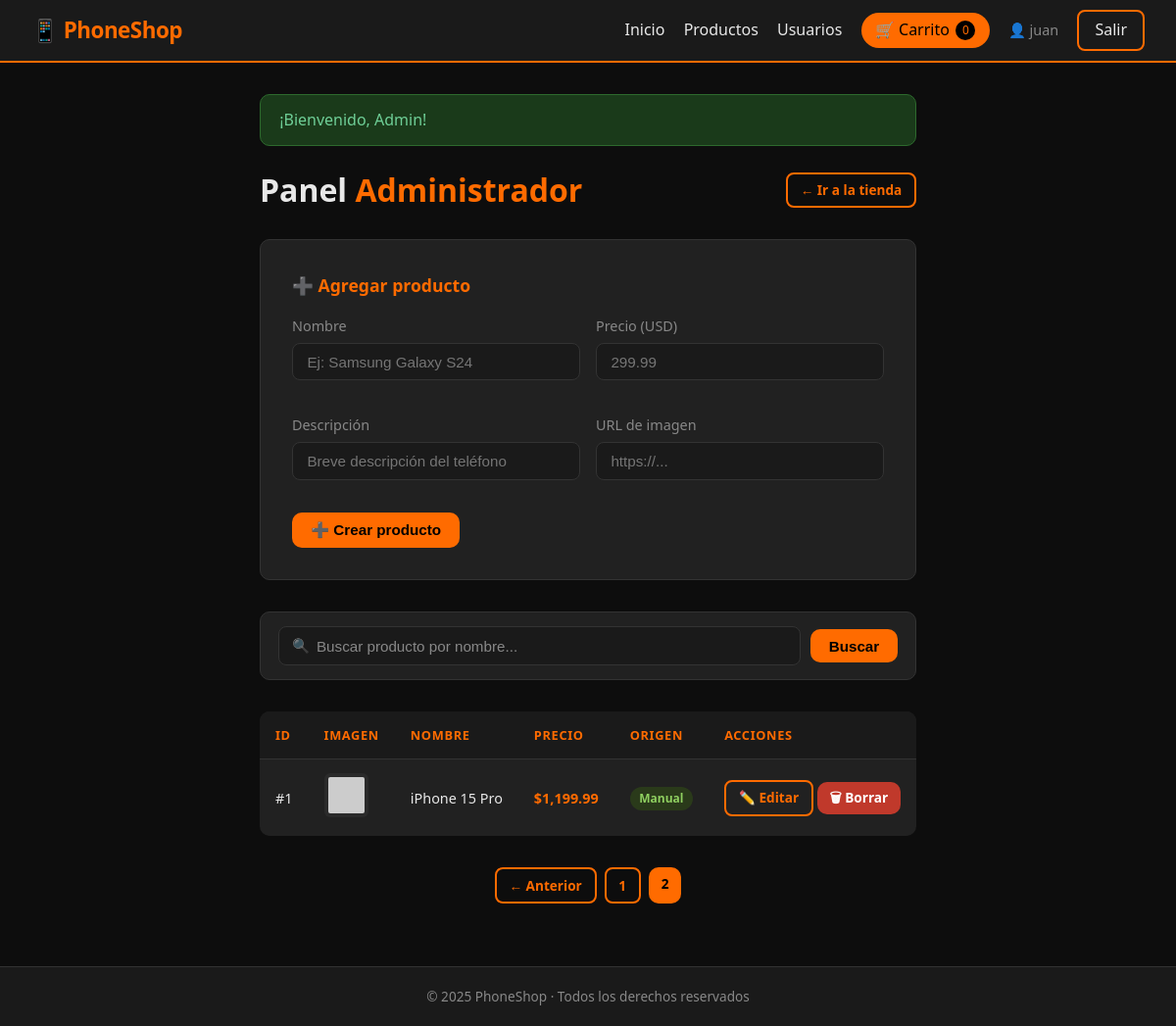
Screenshot of /admin/products.php?page=2 (signed in) with the database file from the repository.
### tables this page shows
CREATE TABLE `products` (
  `id` int(11) NOT NULL,
  `name` varchar(150) NOT NULL,
  `description` text DEFAULT NULL,
  `price` decimal(10,2) NOT NULL,
  `image` varchar(500) DEFAULT NULL,
  `source` enum('api','manual') NOT NULL DEFAULT 'manual',
  `created_at` timestamp NOT NULL DEFAULT current_timestamp()
);

### admin/products.php (the view, shortened to what this page needs)
<?php
require_once '../includes/config.php';
$editProduct = null;
$search = trim($_GET['search'] ?? '');
$perPage = 8;
$page    = max(1, (int)($_GET['page'] ?? 1));
$offset  = ($page - 1) * $perPage;
if ($search !== '') {
    $like = '%' . $search . '%';
    $stmtCount = $db->prepare("SELECT COUNT(*) FROM products WHERE name LIKE ?");
    $stmtCount->execute([$like]);
    $total = $stmtCount->fetchColumn();
    $stmt = $db->prepare("SELECT * FROM products WHERE name LIKE ? ORDER BY id DESC LIMIT ? OFFSET ?");
    $stmt->bindValue(1, $like, PDO::PARAM_STR);
    $stmt->bindValue(2, $perPage, PDO::PARAM_INT);
    $stmt->bindValue(3, $offset, PDO::PARAM_INT);
    $stmt->execute();
    $products = $stmt->fetchAll(PDO::FETCH_ASSOC);
} else {
    $stmt = $db->prepare("SELECT * FROM products ORDER BY id DESC LIMIT ? OFFSET ?");
    $stmt->bindValue(1, $perPage, PDO::PARAM_INT);
    $stmt->bindValue(2, $offset, PDO::PARAM_INT);
    $stmt->execute();
    $products = $stmt->fetchAll(PDO::FETCH_ASSOC);
}
require_once '../includes/pagination.php';
include '../includes/header.php';
?>
<div class="admin-header">
    <h2 class="page-title" style="margin:0">Panel <span>Administrador</span></h2>
    <a href="../index.php" class="btn btn-outline btn-sm">← Ir a la tienda</a>
</div>
<div class="form-card" style="max-width:100%; margin:0 0 2rem 0;">
    <h2 style="text-align:left; font-size:1.1rem; margin-bottom:1rem">
        <?= $editProduct ? '✏️ Editar producto' : '➕ Agregar producto' ?>
    </h2>
    <form method="POST" id="productForm" novalidate style="display:grid; grid-template-columns:1fr 1fr; gap:1rem; align-items:end;">
        <div class="form-group">
            <label>Nombre</label>
            <input type="text" name="name" id="product-name"
                   value="<?= htmlspecialchars($editProduct['name'] ?? '') ?>"
                   placeholder="Ej: Samsung Galaxy S24">
        </div>
        <div class="form-group">
            <label>Precio (USD)</label>
            <input type="number" name="price" id="product-price" step="0.01"
                   value="<?= $editProduct['price'] ?? '' ?>"
                   placeholder="299.99">
        </div>
        <div class="form-group">
            <label>Descripción</label>
            <input type="text" name="description" id="product-description"
                   value="<?= htmlspecialchars($editProduct['description'] ?? '') ?>"
                   placeholder="Breve descripción del teléfono">
        </div>
        <div class="form-group">
            <label>URL de imagen</label>
            <input type="url" name="image" id="product-image"
                   value="<?= htmlspecialchars($editProduct['image'] ?? '') ?>"
                   placeholder="https://...">
        </div>
        <div style="display:flex; gap:.5rem; grid-column:1/-1;">
            <button type="submit" class="btn btn-primary">
                <?= $editProduct ? '💾 Guardar cambios' : '➕ Crear producto' ?>
            </button>
        </div>
    </form>
</div>
<form method="GET" class="search-bar">
    <div class="search-input-wrap">
        <input type="text" name="search" placeholder="Buscar producto por nombre..."
               value="<?= htmlspecialchars($search) ?>">
    </div>
    <button type="submit" class="btn btn-primary">Buscar</button>
</form>
<div class="table-wrap">
    <table>
        <thead>
            <tr>
                <th>ID</th>
                <th>Imagen</th>
                <th>Nombre</th>
                <th>Precio</th>
                <th>Origen</th>
                <th>Acciones</th>
            </tr>
        </thead>
        <tbody>
            <?php if (empty($products)): ?>
                <tr><td colspan="6" style="text-align:center; color:var(--muted)">
                    <?= $search !== '' ? 'No se encontraron productos para "' . htmlspecialchars($search) . '".' : 'Sin productos' ?>
                </td></tr>
            <?php else: ?>
                <?php foreach ($products as $p): ?>
                    <tr>
                        <td>#<?= $p['id'] ?></td>
                        <td>
                            <img src="<?= htmlspecialchars($p['image']) ?>"
                                 style="width:45px;height:45px;object-fit:contain;background:#2a2a2a;border-radius:6px;padding:4px"
                                 onerror="this.src='https://placehold.co/45x45/1a1a1a/888?text=📱'"
                                 alt="">
                        </td>
                        <td><?= htmlspecialchars($p['name']) ?></td>
                        <td style="color:var(--orange); font-weight:700">$<?= number_format($p['price'], 2) ?></td>
                        <td>
                            <?php if ($p['source'] === 'api'): ?>
                                <span class="badge-api">API</span>
                            <?php else: ?>
                                <span class="badge-manual">Manual</span>
                            <?php endif; ?>
                        </td>
                        <td>
                            <a href="products.php?edit=<?= $p['id'] ?>" class="btn btn-outline btn-sm">✏️ Editar</a>
                            <a href="products.php?delete=<?= $p['id'] ?>"
                               class="btn btn-danger btn-sm"
                               onclick="return confirm('¿Eliminar «<?= htmlspecialchars($p['name'], ENT_QUOTES) ?>»?')">
                               🗑 Borrar
                            </a>
                        </td>
                    </tr>
                <?php endforeach; ?>
            <?php endif; ?>
        </tbody>
    </table>
</div>
<?php include '../includes/footer.php'; ?>

### assets/css/style.css (style rules this page uses)
*, *::before, *::after { box-sizing: border-box; margin: 0; padding: 0; }
:root { --orange: #FF6B00; --orange-dim: #cc5500; --black: #0D0D0D; --dark: #1A1A1A; --card-bg: #212121; --border: #333; --text: #E8E8E8; --muted: #888; --radius: 10px; }
body { background: var(--black); color: var(--text); font-family: 'Segoe UI', system-ui, sans-serif; line-height: 1.6; min-height: 100vh; display: flex; flex-direction: column; }
a { color: var(--orange); text-decoration: none; }
.btn { display: inline-block; padding: .55rem 1.2rem; border-radius: var(--radius); border: none; cursor: pointer; font-size: .95rem; font-weight: 600; transition: opacity .2s, transform .1s; }
.btn-primary { background: var(--orange); color: #000; }
.btn-danger { background: #c0392b; color: #fff; }
.btn-outline { border: 2px solid var(--orange); color: var(--orange); background: transparent; padding: .4rem 1rem; border-radius: 8px; font-weight: 600; }
.btn-sm { padding: .35rem .8rem; font-size: .85rem; }
.form-card { background: var(--card-bg); border: 1px solid var(--border); border-radius: var(--radius); padding: 2rem; max-width: 440px; margin: 3rem auto; }
.form-card h2 { color: var(--orange); margin-bottom: 1.5rem; font-size: 1.5rem; text-align: center; }
.form-group { margin-bottom: 1.1rem; }
.form-group label { display: block; margin-bottom: .4rem; color: var(--muted); font-size: .9rem; }
.form-group input, .form-group textarea, .form-group select { width: 100%; background: var(--dark); border: 1px solid var(--border); color: var(--text); padding: .6rem .9rem; border-radius: 8px; font-size: .95rem; transition: border-color .2s; }
.page-title { font-size: 2rem; font-weight: 800; margin-bottom: 1.5rem; color: var(--text); }
.page-title span { color: var(--orange); }
.admin-header { display: flex; align-items: center; justify-content: space-between; margin-bottom: 1.5rem; flex-wrap: wrap; gap: 1rem; }
.table-wrap { overflow-x: auto; }
table { width: 100%; border-collapse: collapse; background: var(--card-bg); border-radius: var(--radius); overflow: hidden; }
thead { background: var(--dark); }
th, td { padding: .85rem 1rem; text-align: left; border-bottom: 1px solid var(--border); font-size: .9rem; }
th { color: var(--orange); font-weight: 700; text-transform: uppercase; font-size: .8rem; letter-spacing: .05em; }
tr:last-child td { border-bottom: none; }
.badge-manual { background: #2a3a1a; color: #8fcf60; padding: .2rem .6rem; border-radius: 20px; font-size: .75rem; font-weight: 700; }
.search-bar { display: flex; gap: .6rem; margin-bottom: 2rem; flex-wrap: wrap; align-items: center; background: var(--card-bg); border: 1px solid var(--border); border-radius: var(--radius); padding: .9rem 1.1rem; }
.search-bar .search-input-wrap { flex: 1; min-width: 200px; position: relative; display: flex; align-items: center; }
.search-bar .search-input-wrap::before { content: '🔍'; position: absolute; left: .9rem; font-size: .9rem; opacity: .5; pointer-events: none; }
.search-bar input { width: 100%; background: var(--dark); border: 1px solid var(--border); color: var(--text); padding: .65rem 1rem .65rem 2.4rem; border-radius: 8px; font-size: .95rem; transition: border-color .2s, background .2s; }
.search-bar input::placeholder { color: var(--muted); }
.search-bar .btn { white-space: nowrap; }

### rows the page displays
products: id "1", name "iPhone 15 Pro", price "1,199.99", source "Manual"

### other values shown
count($_SESSION['cart'] ?? []) "0"
$_SESSION['name'] "juan"
$f['msg'] "¡Bienvenido, Admin!"
